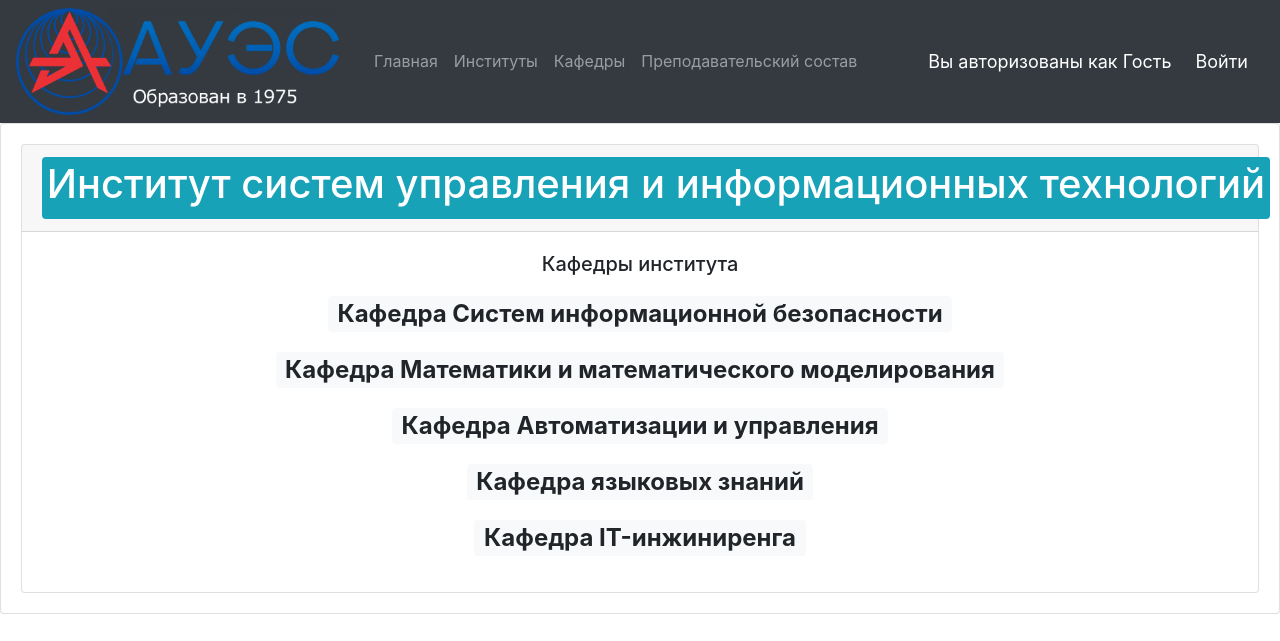
The page /institut/isuit/ on the database its author committed.
### aues_portal/models.py (models this page shows, shortened)
class Institute(models.Model):
	name = models.CharField("Полное название института", max_length = 100)
	short_name = models.CharField("Аббревиатура института", max_length = 10)
	url_name = models.CharField("Ссылка", max_length = 10)
	info = models.TextField("Информация об институте", blank = True)
	class Meta:
		verbose_name = "Институт"
		verbose_name_plural = "Институты"

class Department(models.Model):
	institute = models.ForeignKey(Institute, verbose_name = "Институт", on_delete = models.CASCADE, related_query_name = "institute")
	name = models.CharField("Полное название кафедры", max_length = 100)
	short_name = models.CharField("Аббревиатура кафедры", max_length = 10)
	url_name = models.CharField("Ссылка", max_length = 10)
	info = models.TextField("Информация о кафедре", blank = True)
	class Meta:
		verbose_name = "Кафедра"
		verbose_name_plural = "Кафедры"

### aues_portal/views.py (the view)
# urls.py: path('institut/<str:inst_url>/', views.institut, name = "institut"),
def institut(request, inst_url):
	institut = Institute.objects.get(url_name = inst_url)
	departments = Department.objects.filter(institute__url_name = inst_url)
	context = {'institut':institut,
	'departments':departments,
	}
	return render(request, 'html/institut.html', context)

### aues_portal/templates/html/institut.html
{% extends 'html/main.html' %}
{% block content %}
	<div class="card">
	  <div class="card-body">
		<div class="card text-center">
		  <div class="card-header">
		    <span class="badge badge-info"><h1>{{institut.name}}</h1></span>
		  </div>
		  <div class="card-body">
		  	<h5 class="card-title">Кафедры института</h5>
		  	{% for urls in departments %}
		  	  <p class="text-left">
				<h2>
			  	  <a href="{% url 'department' urls.url_name %}" class="badge badge-light">
		  			{{urls.name}}
				  </a>
				</h2>
			  </p>
		    {% endfor %}
		  </div>
		</div>
	  </div>
	</div>
{% endblock %}

### rows shown on the page
Institute: name "Институт систем управления и информационных технологий"
Department: name "Кафедра Систем информационной безопасности"
Department: name "Кафедра Математики и математического моделирования"
Department: name "Кафедра Автоматизации и управления"
Department: name "Кафедра языковых знаний"
Department: name "Кафедра IT-инжиниренга"
